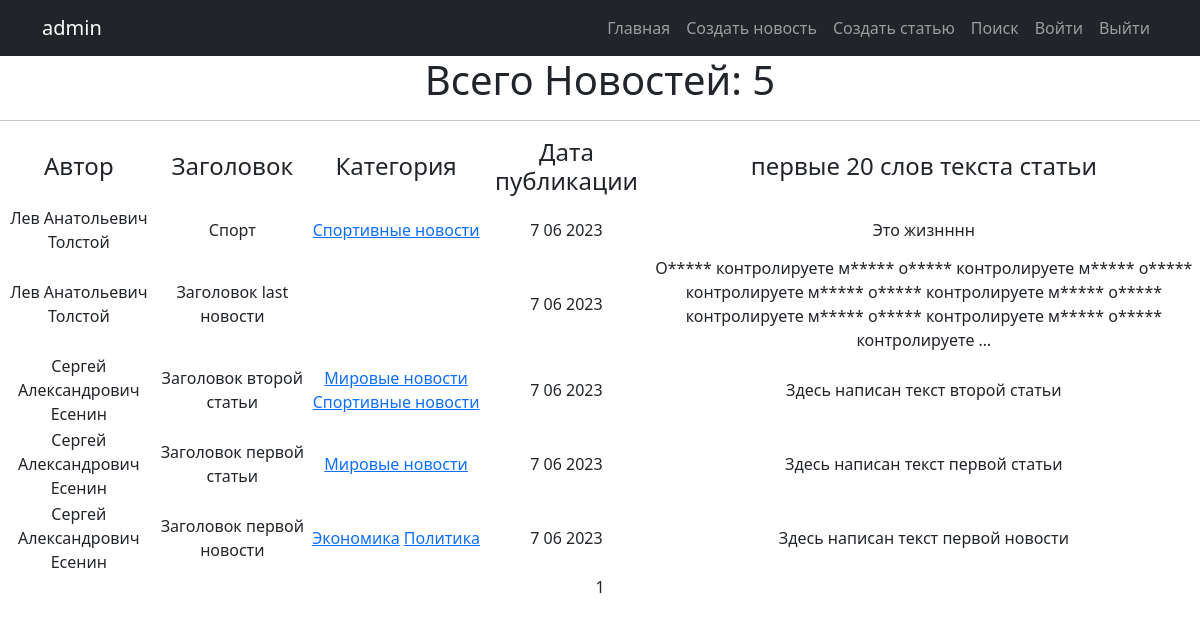
The app's page / (signed in) with its own data.
### news/models.py (models this page shows, shortened)
class Post(models.Model):
    objects = None
    article = 'AR'
    news = 'NE'
    POST = [
        (news, 'Новость'),
        (article, 'Статья')
    ]
    title = models.TextField(max_length=50)
    author = models.ForeignKey(Author, on_delete=models.CASCADE)
    time_in_comment = models.DateTimeField(default=django.utils.timezone.now)
    choice_title = models.CharField(max_length=2, choices=POST)
    post_text = models.TextField(max_length=500)
    categories = models.ManyToManyField('Category', through='PostCategory')
    rating_post = models.IntegerField(default=0)

class Author(models.Model):
    user_author = models.OneToOneField(User, on_delete=models.CASCADE)
    user_rating = models.IntegerField(default=0)
    subscribers = models.ManyToManyField('Category', through='PostSubscribers')

class Category(models.Model):
    economy = 'EC'
    politician = 'PL'
    worldnews = 'WN'
    hostnews = 'HN'
    sport = 'SP'
    POSITION = [
        (economy, 'Экономика'),
        (politician, 'Политика'),
        (worldnews, 'Мировые новости'),
        (hostnews, 'Местные новости'),
        (sport, 'Спортивные новости')
    ]
    category = models.CharField(max_length=2, choices=POSITION, default='HN', unique=True)
    def __str__(self):
        return self.get_category_display()

### news/views.py (the view)
# urls.py: path('', PostList.as_view(), name='post_list'),
class PostList(LoginRequiredMixin, ListView):
    model = Post
    ordering = '-time_in_comment'
    template_name = 'news.html'
    context_object_name = 'all'
    paginate_by = 10
    def get_context_data(self, **kwargs):
        context = super().get_context_data(**kwargs)
        context['is_not_author'] = not self.request.user.groups.filter(name = 'author').exists()
        return context

### news/templatetags/censure.py (called while the page is built)
@register.filter()
def censor(word):
    def multiple_replace(texts, replace_value):
        for i, j in replace_value.items():
            texts = texts.lower().replace(i, j)
        return texts
    replace_values = {'модели': 'м*****',
                      'джигурда': 'д*******',
                      'однако': 'о*****',
                      'директор': 'д*******',
                      'повтор': 'п*****'
                      }
    word = multiple_replace(word, replace_values)
    return word.capitalize()

### templates/news.html (shortened to what this page needs)
{% extends 'flatpages/default.html' %}
{% load custom_tags %}
{% block content %}
{% load censure %}
    <h1>Всего Новостей: {{ all.all |length }} </h1>
    <hr>
    {% if all %}
        <table >
            <tr>
                <td><h4>Автор</h4></td>
                <td><h4>Заголовок</h4></td>
                <td><h4>Категория</h4></td>
                <td><h4>Дата публикации</h4></td>
                <td><h4>первые 20 слов текста статьи</h4></td>
            </tr>
            {% for news in all %}
            <tr>
                <td>{{ news.author.user_author.first_name }}</td>
                <td>{{ news.title | censor }}</td>
                <td>{% for category in news.categories.all %}
                       <a href="{% url 'category_list' category.id %}" >{{category}}</a>
                    {% endfor %}
                </td>
                <td>{{ news.time_in_comment |date:'j m Y'  }}
                </td>
                <td>{{ news.post_text |truncatewords:20 | censor }}</td>
            </tr>
            {% endfor %}
        </table>
    {% else %}
        <h2>Новостей нет!</h2>
    {% endif %}
   {{ page_obj.number }}
{% endblock content %}

### templates/flatpages/default.html (shortened to what this page needs)
<!DOCTYPE html>
<html lang="en">
    <head>
        {% load static %}
        <link href="{% static 'css/styles.css' %}" rel="stylesheet" />
    </head>
    <body id="page-top">
        <nav class="navbar navbar-expand-lg navbar-dark bg-dark static-top">
            <div class="container">
                <a class="navbar-brand" href="#page-top">{{request.user.username}}</a>
                <div class="collapse navbar-collapse" id="navbarResponsive">
                    <ul class="navbar-nav ms-auto">
                        <li class="nav-item active">
                                <a class="nav-link" href="{% url 'post_list' %}">Главная
                            </a>
                        </li>
                        <li class="nav-item">
                            <a class="nav-link" href="/news/create/">Создать новость</a>
                        </li>
                         <li class="nav-item">
                            <a class="nav-link" href="/article/create/">Создать статью</a>
                        </li>
                        <li class="nav-item">
                            <a class="nav-link" href="/news/search/">Поиск</a>
                        </li>
                         <li class="nav-item">
                            <a class="nav-link" href="/accounts/login/">Войти</a>
                        </li>
                         <li class="nav-item">
                            <a class="nav-link" href="/logout/">Выйти</a>
                        </li>
                    </ul>
                </div>
            </div>
        </nav>
       <div class="row">
            <div class="container  text-center">
                <div class="col-lg-12 text-center">
                   {% block content %}{% endblock content %}
               </div>
            </div>
        </div>
    </body>
</html>

### records on screen
Post: author.user_author.first_name "Лев Анатольевич Толстой", title|censor "Спорт", time_in_comment "7 06 2023", post_text|censor "Это жизнннн"
Category: category "Спортивные новости"
Post: author.user_author.first_name "Лев Анатольевич Толстой", title|censor "Заголовок last новости", time_in_comment "7 06 2023", post_text|censor "О***** контролируете м***** о***** контролируете м***** о***** контролируете м***** о***** контролируете м***** о***** контролируете м***** о***** контролируете м***** о***** контролируете …"
Post: author.user_author.first_name "Сергей Александрович Есенин", title|censor "Заголовок второй статьи", time_in_comment "7 06 2023", post_text|censor "Здесь написан текст второй статьи"
Category: category "Мировые новости"
Post: author.user_author.first_name "Сергей Александрович Есенин", title|censor "Заголовок первой статьи", time_in_comment "7 06 2023", post_text|censor "Здесь написан текст первой статьи"
Post: author.user_author.first_name "Сергей Александрович Есенин", title|censor "Заголовок первой новости", time_in_comment "7 06 2023", post_text|censor "Здесь написан текст первой новости"
Category: category "Экономика"
Category: category "Политика"

### other values on screen
{{ request.user.username }} "admin"
{{ all.all |length }} "5"
{{ page_obj.number }} "1"
